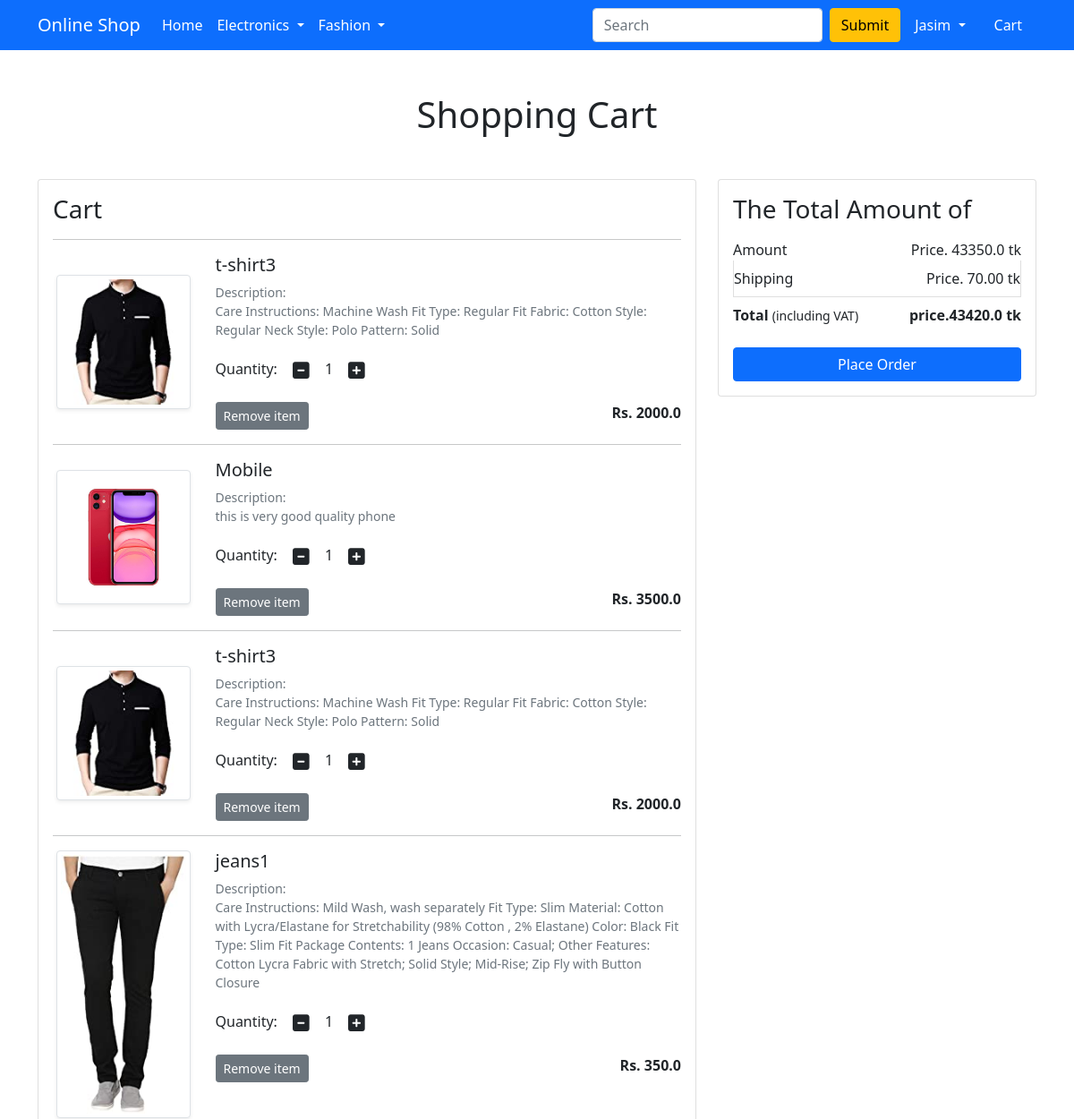
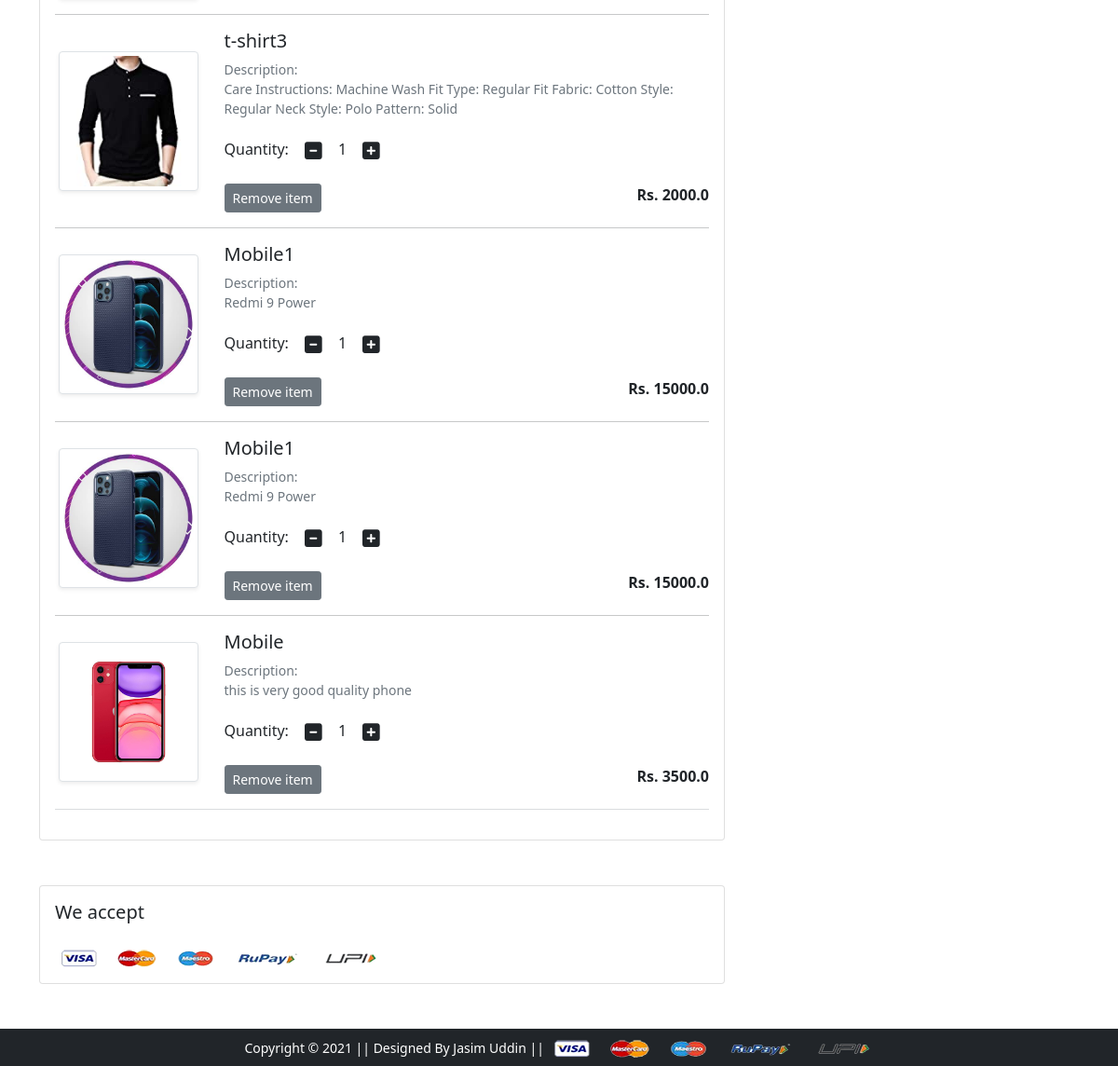
The app's page /cart/ (signed in) with its own data (2 pictures, top to bottom).
### app/models.py (models this page shows, shortened)
class Cart(models.Model):
    user = models.ForeignKey(User, on_delete=models.CASCADE)
    Product = models.ForeignKey(Product, on_delete=models.CASCADE)
    quantity = models.PositiveIntegerField(default=1)

class Product(models.Model):
    title = models.CharField(max_length=200)
    selling_price = models.FloatField()
    discount_price = models.FloatField()
    description = models.TextField()
    brand = models.CharField(max_length=100)
    category = models.CharField(choices=CATEGORY_CHOICES, max_length=2)
    Product_image = models.ImageField(upload_to = 'product_img')

### app/views.py (the view)
# urls.py: path('cart/', views.show_cart, name='showcart'),
def show_cart(request):
    if request.user.is_authenticated:
        user = request.user
        cart = Cart.objects.filter(user=user)
        amount = 0.0
        shipping_amount = 70
        total_amount = 0.0
        cart_product = [p for p in Cart.objects.all() if p.user==user]
        if cart_product:
            for p in cart_product:
                tempamount = (p.quantity*p.Product.discount_price)
                amount+=tempamount
                total_amount = amount+shipping_amount
            return render(request, 'app/addtocart.html',{'carts':cart, 'totalamount':total_amount, 'amount':amount})
        else:
            return render(request, 'app/emptycart.html')

### app/templates/app/addtocart.html (shortened to what this page needs)
{% extends 'app/base.html' %}
{% load static %}
{% block main-content %}
<div class="container my-5">
 <div class="row">
  <h1 class="text-center mb-5">Shopping Cart</h1>
  <div class="col-sm-8">
  <div class="card">
   <div class="card-body">
    <h3>Cart</h3>
    {% for cart in carts %}
    <hr>
    <div class="row">
     <div class="col-sm-3 text-center align-self-center">
       <img src="{{cart.Product.Product_image.url}}" alt="" srcset="" class="img-fluid img-thumbnail shadow-sm" height="150" width="150"> </div>
     <div class="col-sm-9">
      <div>
       <h5>{{cart.Product.title}}</h5>
       <p class="mb-2 text-muted small">Description:<br> {{cart.Product.description}}</p>
       <div class="my-3">
        <label for="quantity">Quantity:</label>
        <a class="minus-cart btn" pid = "{{cart.Product.id}}"><i class="fas fa-minus-square fa-lg"></i></a>
          <span id="quantity">{{cart.quantity}}</span>
        <a class="plus-cart btn" pid = "{{cart.Product.id}}" ><i class="fas fa-plus-square fa-lg"></i></a>
       </div>
       <div class="d-flex justify-content-between">
        <a href="#" class="btn btn-sm btn-secondary mr-3" pid = "{{cart.Product.id}}" >Remove item </a>
        <p class="mb-0"><span><strong>Rs. {{cart.Product.discount_price}}</strong></span></p>
       </div>
      </div>
     </div>
    </div>
    {% endfor %}
    <hr class="text-muted">
   </div>
   </div>
  </div>
  <div class="col-sm-4">
   <div class="card">
    <div class="card-body">
      <h3>The Total Amount of</h3>
      <ul class="list-group">
       <li class="list-group-item d-flex justify-content-between
       align-items-center border-0 px-0 pb-0">Amount<span>Price. {{amount}} tk</span></li>
       <li class="list-group-item d-flex justify-content-between
       align-items-center px-0">Shipping<span>Price. 70.00 tk</span></li>
       <li class="list-group-item d-flex justify-content-between
       align-items-center border-0 px-0 mb-3">
        <div>
           <strong>Total</strong> <small>(including VAT)</small>
         </div>
         <span><strong>price.{{totalamount}} tk</strong></span>
       </li>
      </ul>
      <div class="d-grid"><a href="{% url 'checkout' %}" class="btn btn-primary">Place Order</a></div>
    </div>
   </div>
  </div>
 </div>
</div>
<div class="container">
 <div class="row">
  <div class="col-sm-8">
   <div class="card">
    <div class="card-body">
      <h5 class="mb-4">We accept</h5>
      <img src="{% static 'app/images/payment.png' %}" alt="" class="img-fluid">
    </div>
  </div>
  </div>
 </div>
</div>
{% endblock main-content %}

### app/templates/app/base.html (shortened to what this page needs)
<!doctype html>
{% load static %}
<html lang="en">
  <head>
    <link href="https://cdn.jsdelivr.net/npm/bootstrap@5.0.0-beta1/dist/css/bootstrap.min.css" rel="stylesheet">
    <link rel="stylesheet" href="{% static 'app/css/owl.carousel.min.css' %}">
    <link rel="stylesheet" href="{% static 'app/css/all.min.css' %}">
    <link rel="stylesheet" href="{% static 'app/css/style.css' %}">
  </head>
  <body>
    <nav class="navbar navbar-expand-lg navbar-dark bg-primary">
     <div class="container">
       <a class="navbar-brand" href="/">Online Shop</a>
       <div class="collapse navbar-collapse" id="navbarSupportedContent">
         <ul class="navbar-nav me-auto mb-2 mb-lg-0">
           <li class="nav-item">
             <a class="nav-link active" aria-current="page" href="/">Home</a>
           </li>
           <li class="nav-item dropdown">
             <a class="nav-link dropdown-toggle text-white" href="#" id="electronicsDropdown" role="button" data-bs-toggle="dropdown" aria-expanded="false">
               Electronics
             </a>
           </li>
           <li class="nav-item dropdown">
             <a class="nav-link dropdown-toggle text-white" href="#" id="fashionDropdown" role="button" data-bs-toggle="dropdown" aria-expanded="false">
               Fashion
             </a>
           </li>
         </ul>
         <form class="d-flex">
           <input class="form-control me-2" type="search" placeholder="Search" aria-label="Search">
           <button class="btn btn-warning" type="submit">Submit</button>
         </form>
         <div>
          <ul class="navbar-nav me-auto mb-2 mb-lg-0">
            {% if request.user.is_authenticated %}
           <li class="nav-item dropdown mx-2">
              <a class="nav-link dropdown-toggle text-white" href="#" id="profileDropdown" role="button" data-bs-toggle="dropdown" aria-expanded="false">
                {{request.user.username|capfirst}}
              </a>
            </li>
            <li class="nav-item mx-2">
             <a href="{% url 'showcart' %}" class="nav-link text-white"> Cart </a>
            </li>
            {% endif %}
          </ul>
         </div>
       </div>
     </div>
    </nav>
    {% block main-content %} {% endblock main-content %}
    <footer class="container-fluid bg-dark text-center p-2 mt-5">
        <small class="text-white">Copyright &copy; 2021 || Designed By Jasim Uddin || </small>
        <img src="{% static 'app/images/payment.png' %}" alt="" srcset="" class="img-fluid" height="2px">
    </footer>
  </body>
</html>

### records on screen
Cart: Product.Product_image (picture), Product "t-shirt3", Product.description "Care Instructions: Machine Wash Fit Type: Regular Fit Fabric: Cotton Style: Regular Neck Style: Polo Pattern: Solid", quantity "1", Product.discount_price "2000.0"
Cart: Product.Product_image (picture), Product "Mobile", Product.description "this is very good quality phone", quantity "1", Product.discount_price "3500.0"
Cart: Product.Product_image (picture), Product "t-shirt3", Product.description "Care Instructions: Machine Wash Fit Type: Regular Fit Fabric: Cotton Style: Regular Neck Style: Polo Pattern: Solid", quantity "1", Product.discount_price "2000.0"
Cart: Product.Product_image (picture), Product "jeans1", Product.description "Care Instructions: Mild Wash, wash separately Fit Type: Slim Material: Cotton with Lycra/Elastane for Stretchability (98% Cotton , 2% Elastane) Color: Black Fit Type: Slim Fit Package Contents: 1 Jeans Occasion: Casual; Other Features: Cotton Lycra Fabric with Stretch; Solid Style; Mid-Rise; Zip Fly with Button Closure", quantity "1", Product.discount_price "350.0"
Cart: Product.Product_image (picture), Product "t-shirt3", Product.description "Care Instructions: Machine Wash Fit Type: Regular Fit Fabric: Cotton Style: Regular Neck Style: Polo Pattern: Solid", quantity "1", Product.discount_price "2000.0"
Cart: Product.Product_image (picture), Product "Mobile1", Product.description "Redmi 9 Power", quantity "1", Product.discount_price "15000.0"
Cart: Product.Product_image (picture), Product "Mobile1", Product.description "Redmi 9 Power", quantity "1", Product.discount_price "15000.0"
Cart: Product.Product_image (picture), Product "Mobile", Product.description "this is very good quality phone", quantity "1", Product.discount_price "3500.0"

### other values on screen
{{ request.user.username|capfirst }} "Jasim"
{{ amount }} "43350.0"
{{ totalamount }} "43420.0"
